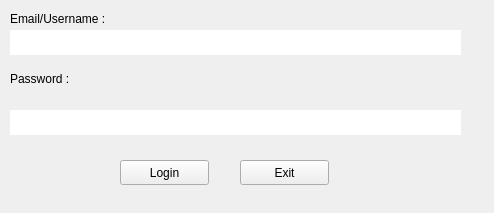
<?xml version="1.0" encoding="UTF-8"?>
<ui version="4.0">
 <class>Form</class>
 <widget class="QWidget" name="Form">
  <property name="geometry">
   <rect>
    <x>0</x>
    <y>0</y>
    <width>494</width>
    <height>213</height>
   </rect>
  </property>
  <property name="windowTitle">
   <string>Login</string>
  </property>
  <widget class="QLabel" name="label">
   <property name="geometry">
    <rect>
     <x>10</x>
     <y>10</y>
     <width>131</width>
     <height>17</height>
    </rect>
   </property>
   <property name="text">
    <string>Email/Username :</string>
   </property>
  </widget>
  <widget class="QLineEdit" name="lineEdit">
   <property name="geometry">
    <rect>
     <x>10</x>
     <y>30</y>
     <width>451</width>
     <height>25</height>
    </rect>
   </property>
   <property name="styleSheet">
    <string notr="true">border: 2px solid white; </string>
   </property>
  </widget>
  <widget class="QLabel" name="label_2">
   <property name="geometry">
    <rect>
     <x>10</x>
     <y>70</y>
     <width>131</width>
     <height>17</height>
    </rect>
   </property>
   <property name="text">
    <string>Password :</string>
   </property>
  </widget>
  <widget class="QLineEdit" name="lineEdit_2">
   <property name="geometry">
    <rect>
     <x>10</x>
     <y>110</y>
     <width>451</width>
     <height>25</height>
    </rect>
   </property>
   <property name="styleSheet">
    <string notr="true">border: 2px solid white; </string>
   </property>
   <property name="echoMode">
    <enum>QLineEdit::EchoMode::Password</enum>
   </property>
  </widget>
  <widget class="QPushButton" name="btnLogin">
   <property name="geometry">
    <rect>
     <x>120</x>
     <y>160</y>
     <width>89</width>
     <height>25</height>
    </rect>
   </property>
   <property name="text">
    <string>Login</string>
   </property>
  </widget>
  <widget class="QPushButton" name="btnExit">
   <property name="geometry">
    <rect>
     <x>240</x>
     <y>160</y>
     <width>89</width>
     <height>25</height>
    </rect>
   </property>
   <property name="text">
    <string>Exit</string>
   </property>
   <property name="icon">
    <iconset theme="QIcon::ThemeIcon::EditClear"/>
   </property>
   <property name="flat">
    <bool>false</bool>
   </property>
  </widget>
 </widget>
 <resources/>
 <connections/>
</ui>
